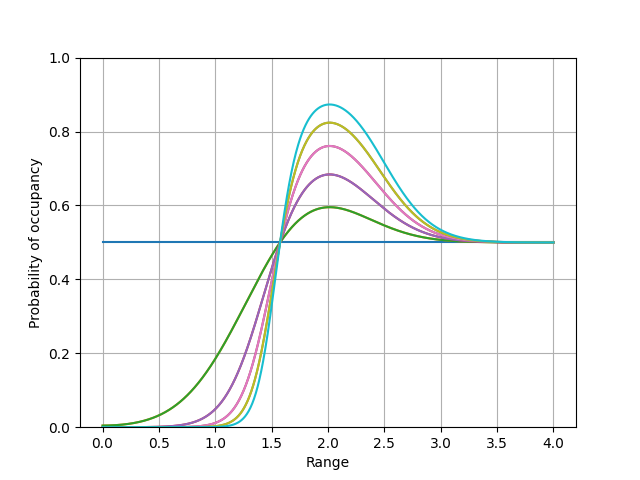

The Python source for this figure:
'''
Replication of Figure 2 from "Occupancy Grids: A Stochastic Spatial Representation for Active Robot Perception" by Alberto Elfes
'''

import numpy as np
import matplotlib.pyplot as plt
from scipy.ndimage import convolve1d

def ideal_model(rng, measurement, sigma):
    '''
    Creates ideal occupancy model for a given measurement
    '''
    # Initialise p(OCC) = 0
    occupancy_profile = np.zeros(rng.size)

    # Set p(OCC) = 0.5 after the measurement range
    measurement_index = np.argmin(np.abs(rng-measurement))
    occupancy_profile[measurement_index:] = 0.5

    # Set p(OCC) = 1 within 1 std deviation of measurement range
    occupancy_profile[(rng>(measurement-sigma/2)) & (rng<(measurement+sigma/2))] = 1

    return occupancy_profile

def gaussian_model(x, sigma, mu):
    '''
    Creates gaussian model of measurement accuracy
    '''
    dx = x[1] - x[0]
    norm = 1/(np.sqrt(2*np.pi)*sigma)
    return norm * np.exp(-1/2*((x-mu)**2) / (sigma**2)) * dx

def state_probability(rng, measurement):
    '''
    Creates probability of given state for a noisy model
    '''
    p_sensor = gaussian_model(rng, sigma, measurement)
    profile = ideal_model(rng, measurement-2*sigma/3, sigma)
    p_state = convolve1d(profile, weights=p_sensor)
    
    return p_state

def bayesian_update(prior, measurement):
    '''
    Update bayesian estimator with new measurement
    '''
    p_occ = state_probability(rng, measurement)
    p_free = 1-p_occ
    posterior = p_occ*prior / (p_occ*prior + p_free*(1-prior))
    return posterior

sigma = 0.5
measurement = 2
n_points = 1001
rng = np.linspace(0, 4, n_points)
prior = np.ones(n_points)*0.5

for i in range(5):
    
    posterior = bayesian_update(prior, measurement)
    plt.plot(rng, prior)
    plt.plot(rng, posterior)

    prior = posterior

plt.xlabel('Range')
plt.ylabel('Probability of occupancy')
plt.ylim([0,1])
plt.grid(True)
plt.show()
